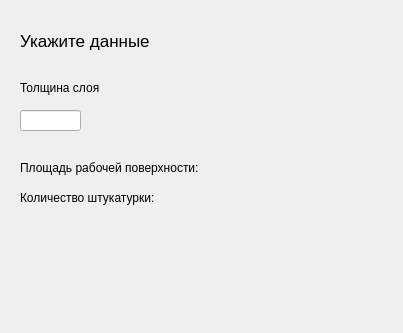
<?xml version="1.0" encoding="UTF-8"?>
<ui version="4.0">
 <class>Putty</class>
 <widget class="QDialog" name="Putty">
  <property name="geometry">
   <rect>
    <x>0</x>
    <y>0</y>
    <width>403</width>
    <height>333</height>
   </rect>
  </property>
  <property name="windowTitle">
   <string>Dialog</string>
  </property>
  <widget class="QLabel" name="label_10">
   <property name="geometry">
    <rect>
     <x>20</x>
     <y>30</y>
     <width>181</width>
     <height>21</height>
    </rect>
   </property>
   <property name="font">
    <font>
     <pointsize>13</pointsize>
    </font>
   </property>
   <property name="text">
    <string>Укажите данные</string>
   </property>
  </widget>
  <widget class="QLabel" name="label_5">
   <property name="geometry">
    <rect>
     <x>20</x>
     <y>190</y>
     <width>151</width>
     <height>16</height>
    </rect>
   </property>
   <property name="text">
    <string>Количество штукатурки:</string>
   </property>
  </widget>
  <widget class="QLineEdit" name="inputLayerWidth">
   <property name="geometry">
    <rect>
     <x>20</x>
     <y>110</y>
     <width>61</width>
     <height>21</height>
    </rect>
   </property>
  </widget>
  <widget class="QLabel" name="outputSquare">
   <property name="geometry">
    <rect>
     <x>230</x>
     <y>160</y>
     <width>55</width>
     <height>16</height>
    </rect>
   </property>
   <property name="text">
    <string/>
   </property>
   <property name="textFormat">
    <enum>Qt::RichText</enum>
   </property>
  </widget>
  <widget class="QLabel" name="label_4">
   <property name="geometry">
    <rect>
     <x>20</x>
     <y>160</y>
     <width>201</width>
     <height>16</height>
    </rect>
   </property>
   <property name="text">
    <string>Площадь рабочей поверхности:</string>
   </property>
  </widget>
  <widget class="QLabel" name="label_3">
   <property name="geometry">
    <rect>
     <x>20</x>
     <y>80</y>
     <width>101</width>
     <height>16</height>
    </rect>
   </property>
   <property name="text">
    <string>Толщина слоя</string>
   </property>
  </widget>
  <widget class="QLabel" name="outputPuttyCount">
   <property name="geometry">
    <rect>
     <x>180</x>
     <y>190</y>
     <width>55</width>
     <height>16</height>
    </rect>
   </property>
   <property name="text">
    <string/>
   </property>
   <property name="textFormat">
    <enum>Qt::RichText</enum>
   </property>
  </widget>
 </widget>
 <resources/>
 <connections/>
</ui>
